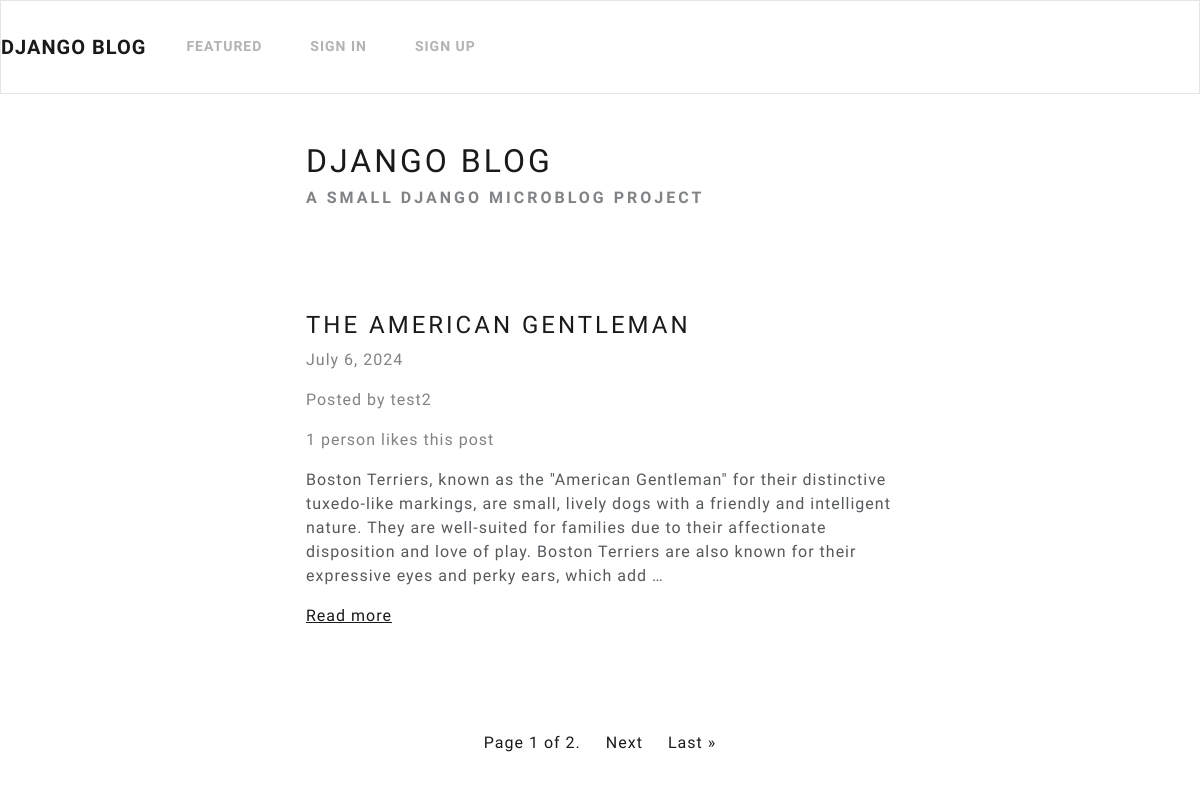
Before: / with the older database file.
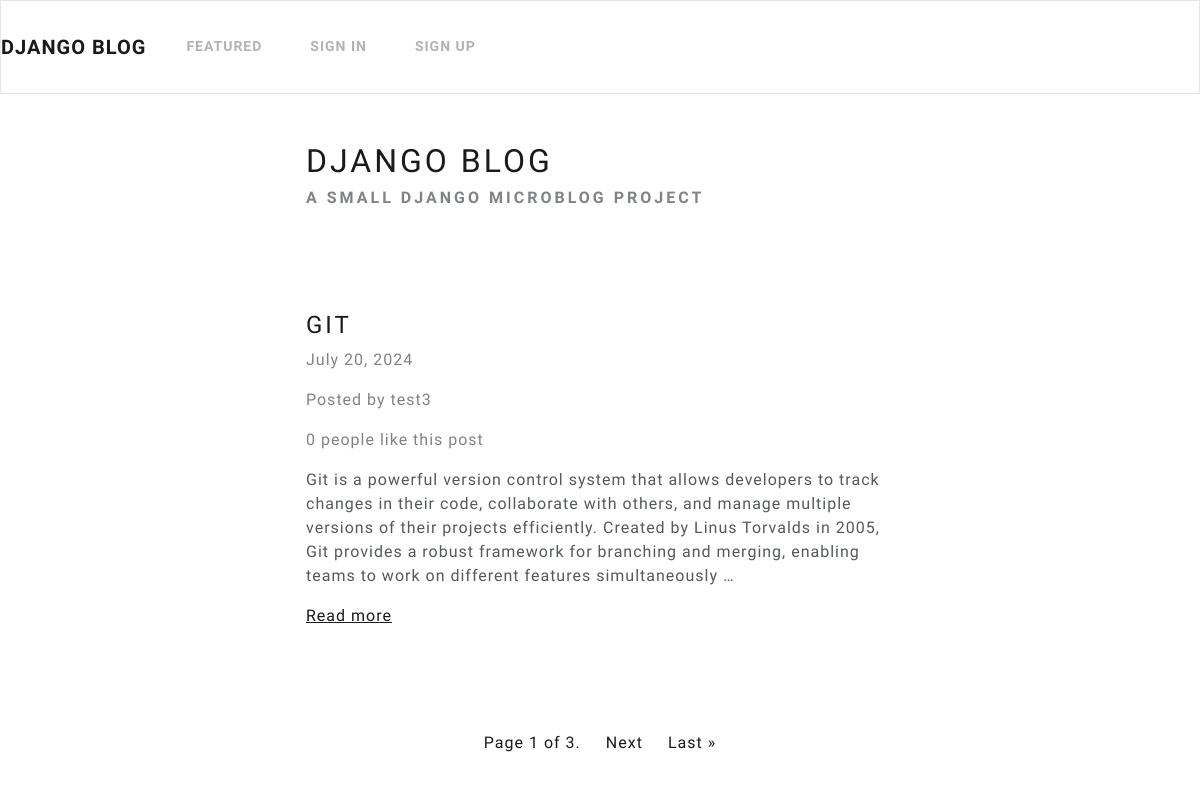
After: the same page with the newer database file.
### microblog/models.py (models this page shows)
class BlogPost(models.Model):
    title = models.CharField(max_length=255)
    content = HTMLField()
    date = models.DateField(auto_now_add=True)
    author = models.ForeignKey(User, on_delete=models.CASCADE)
    featured = models.BooleanField(default=False)
    likes = models.ManyToManyField(User, related_name='likes', blank=True)

### microblog/views.py (the view)
# urls.py: path('', Index.as_view(), name='index'),
class Index(ListView):
    model = BlogPost
    queryset = BlogPost.objects.all().order_by('-date')
    template_name = 'microblog/index.html'
    paginate_by = 1

### microblog/templates/microblog/index.html (shortened to what this page needs)
{% extends 'microblog/base.html' %}
{% block content %}
<div class="row">
  <div class="col-md-6 col-11 mx-md-auto mx-3 mt-5 mb-5">
    <h1 class="fw-bolder">Django Blog</h1>
    <h5 class="text-muted">A small django microblog project</h5>
  </div>
</div>
{% for object in object_list %}
<div class="row">
  <div class="col-md-6 col-11 mx-md-auto mx-3 mt-5 mb-5">
    <h3 class="fw-bolder">{{ object.title }}</h3>
    <p class="text-muted">{{ object.date }} </p>
    <p class="text-muted">Posted by {{ object.author.username }}</p>
    {% if object.likes.count == 1 %}
    <p class="text-muted">{{ object.likes.count }} person likes this post</p>
    {% else %}
    <p class="text-muted">{{ object.likes.count }} people like this post</p>
    {% endif %}
    <div class="my-3">
      {{ object.content|truncatewords_html:50|safe }}
    </div>
     <a href="{% url 'detail_post' object.id %}">Read more</a>
  </div>
</div>
{% endfor %}
<nav>
  <ul class="pagination">
    <div class="mx-auto d-flex flex-row mt-5">
      <li class="page-item">
	<a class="page-link" href="#">Page {{ page_obj.number }} of {{ page_obj.paginator.num_pages }}. </a>
      </li>
      {% if page_obj.has_next %}
      <li class="page-item">
	<a class="page-link" href="?page={{ page_obj.next_page_number }}">Next</a>
      </li>
      <li class="page-item">
	<a class="page-link" href="?page={{ page_obj.paginator.num_pages }}">Last &raquo;</a>
      </li>
      {% endif %}
    </div>
  </ul>
</nav>
{% endblock content %}

### microblog/templates/microblog/base.html (shortened to what this page needs)
<!DOCTYPE html>
<html lang='en'>
  <head>
    <link rel="stylesheet" href="https://bootswatch.com/5/lux/bootstrap.min.css">
  </head>
  <body>
    {% include 'microblog/nav.html' %}
    {% block content %}
    {% endblock content %}
  </body>
</html>

### microblog/templates/microblog/nav.html (shortened to what this page needs)
<nav class="navbar navbar-expand-lg navbar-light bg-light">
  <a class="navbar-brand" href="{% url 'index'  %}">Django Blog</a>
  <div class="collapse navbar-collapse" id="navbarText">
    <ul class="navbar-nav mr-auto">
      <li class="nav-item">
        <a class="nav-link" href="{% url 'featured' %}">Featured</a>
      </li>
    </ul>
    <ul class="navbar-nav">
      {% if request.user.is_authenticated %}
      <li class="nav-item">
        <form method="post" action="{% url 'logout' %}">
          {% csrf_token %}
          <button type="submit" class="nav-link btn btn-link" style="padding: 0; border: none; background: none;">Sign Out</button>
        </form>
      </li>
      {% else %}
       <li class="nav-item" >
	 <a class="nav-link" aria-current="page" href="{% url 'login' %}">Sign In</a>
       </li>
	  <li class="nav-item" >
	    <a class="nav-link" aria-current="page" href="{% url 'register'  %}">Sign Up</a>
	  </li>
	{% endif %}
    </ul>
  </div>
</nav>

Changed rows visible on the page:
no longer on this page (row unchanged): BlogPost: title "THE AMERICAN GENTLEMAN", date "July 6, 2024", author.username "test2", likes.count "1", content "Boston Terriers, known as the \"American Gentleman\" for their distinctive tuxedo-like markings, are small, lively dogs with a friendly and intelligent nature. They are well-suited for families due to their affectionate disposition and love of play. Boston Terriers are also known for their expressive eyes and perky ears, which add …"
added BlogPost: title "GIT", date "July 20, 2024", author.username "test3", likes.count "0", content "Git is a powerful version control system that allows developers to track changes in their code, collaborate with others, and manage multiple versions of their projects efficiently. Created by Linus Torvalds in 2005, Git provides a robust framework for branching and merging, enabling teams to work on different features simultaneously …"
Other visible differences:
{{ page_obj.paginator.num_pages }}: "2" → "3"
